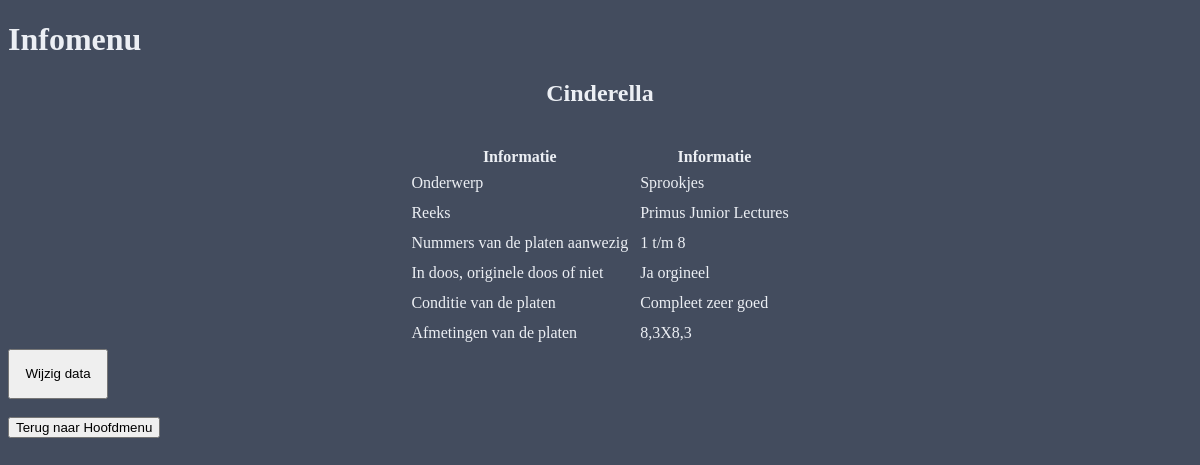
Screenshot of /details.php?id=4 with the database file from the repository.
### tables this page shows
CREATE TABLE `platen` (
  `reeks` text NOT NULL,
  `onderwerp` text NOT NULL,
  `titel` text NOT NULL,
  `platen_nummer` text DEFAULT NULL,
  `in_doos` text NOT NULL,
  `conditie` text DEFAULT NULL,
  `maat` text NOT NULL,
  `id` int(11) NOT NULL
) ENGINE  InnoDB DEFAULT CHARSET=utf8mb4;

### details.php (the view, shortened to what this page needs)
<?php
require_once "connect.php";
?>
<!DOCTYPE html>
<html lang="en">
<head>
    <link rel="stylesheet" href="style.css">
</head>
<body>
    <h1>Infomenu</h1>
    <form action="edit.php" method="get">
        <?php
        $id = $_GET["id"];
        $lanternTable = $dbh->query('SELECT * FROM platen WHERE id = ' . $id)->fetch();
        ?>
        <h2 class="header1"><?= $lanternTable['titel'] ?></h2>
        <br>
        <table class="table_small">
            <tr>
                <th>Informatie</th>
                <th>Informatie</th>
            </tr>
            <tr>
                <td>Onderwerp</td>
                <td><?= $lanternTable["onderwerp"] ?></td>
            </tr>
            <tr>
                <td>Reeks</td>
                <td><?= $lanternTable['reeks'] ?></td>
            </tr>
            <tr>
                <td>Nummers van de platen aanwezig</td>
                <td><?= $lanternTable["platen_nummer"] ?></td>
            </tr>
            <tr>
                <td>In doos, originele doos of niet</td>
                <td><?= $lanternTable['in_doos'] ?></td>
            </tr>
            <tr>
                <td>Conditie van de platen</td>
                <td><?= $lanternTable["conditie"] ?></td>
            </tr>
            <tr>
                <td>Afmetingen van de platen</td>
                <td><?= $lanternTable['maat'] ?></td>
            </tr>
        </table>
        <button type="submit" name="id" value="<?= $lanternTable["id"] ?>">Wijzig data</button>
    </form>
    <br>
    <a href="index.php">
        <input type="submit" value="Terug naar Hoofdmenu">
    </a>
</body>
</html>

### style.css (style rules this page uses)
.header1 { display: flex; justify-content: center; }
body { background-color:#434c5e; color: #eceff4; }
td { padding: 5px; }
button { width: 100px; height: 50px; }
.table_small { display: flex; justify-content: space-evenly; }

### rows the page displays
platen: titel "Cinderella", onderwerp "Sprookjes", reeks "Primus Junior Lectures", platen_nummer "1 t/m 8", in_doos "Ja orgineel", conditie "Compleet zeer goed", maat "8,3X8,3"
